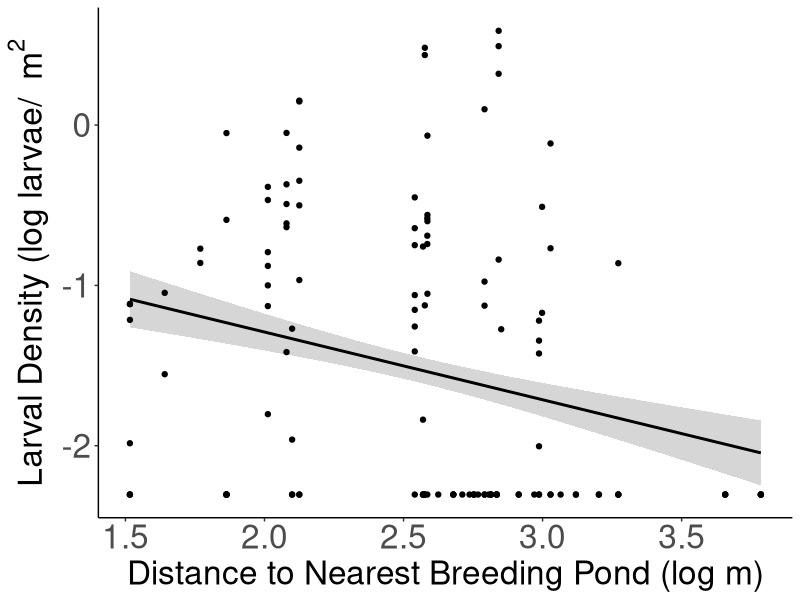
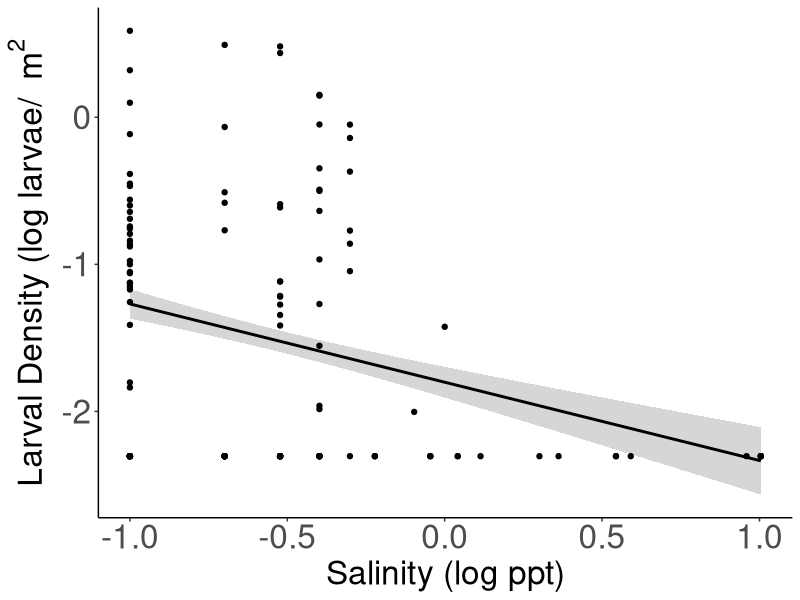
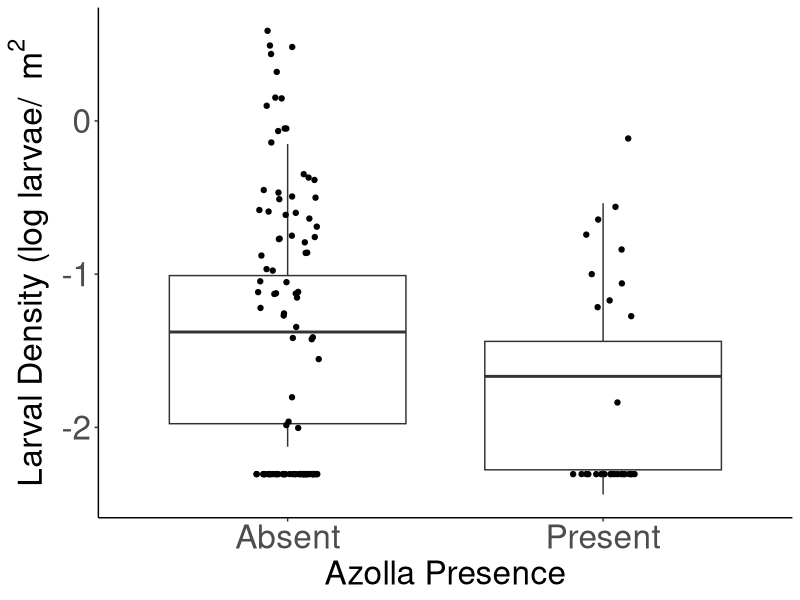
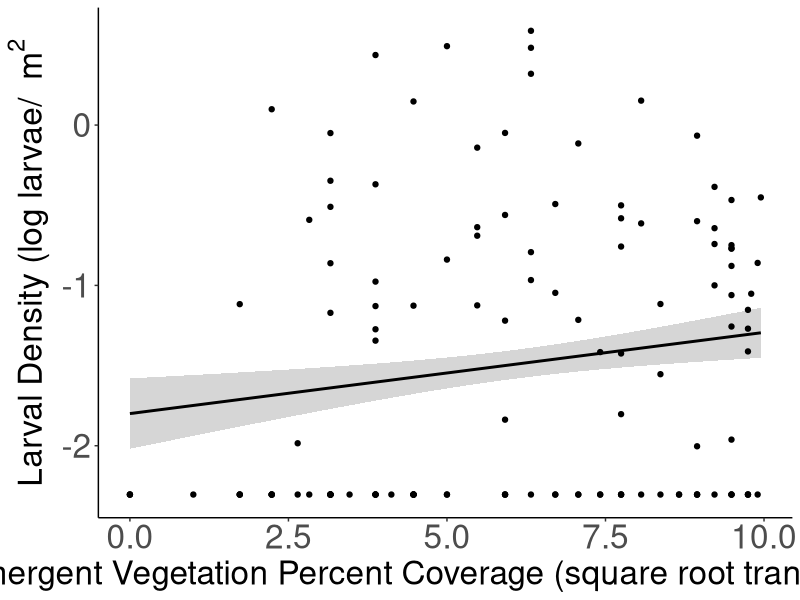
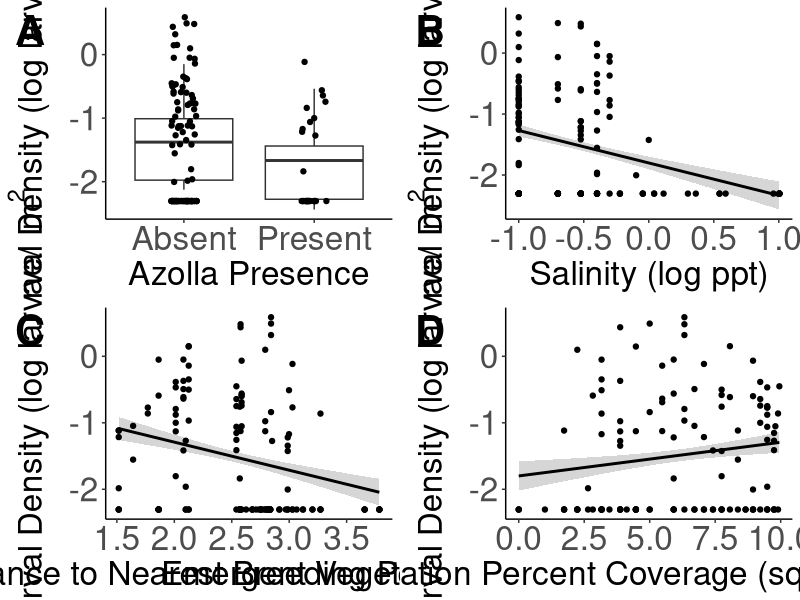
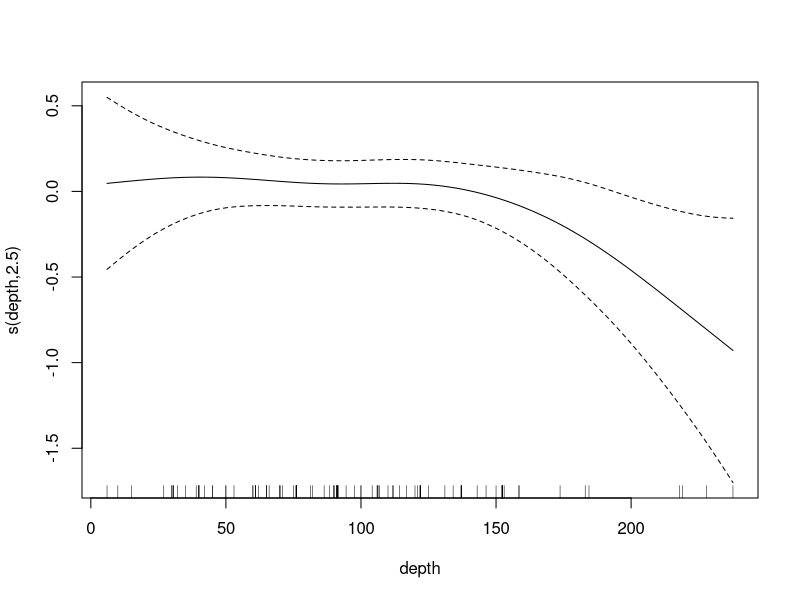
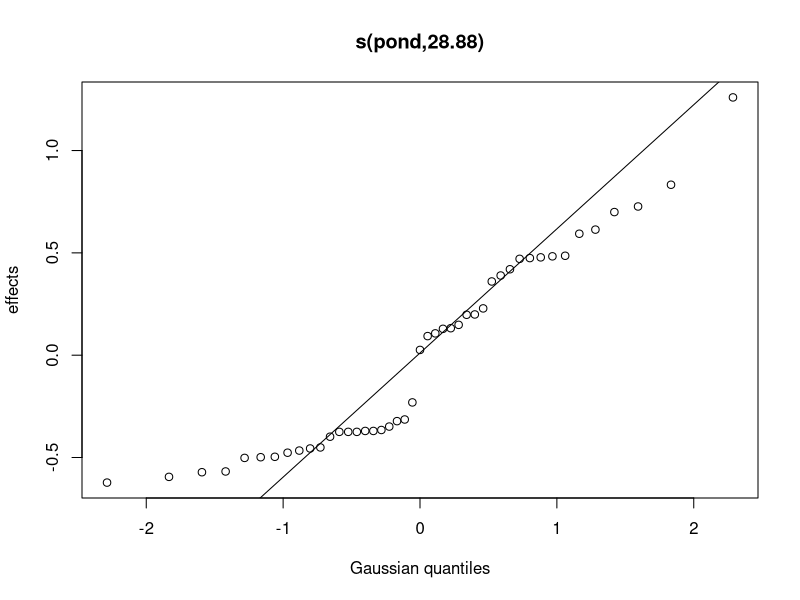
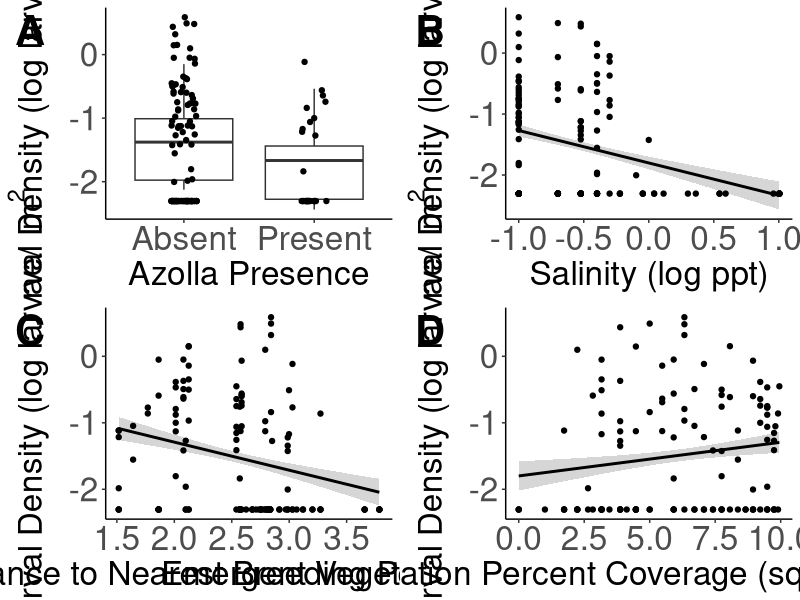

Write the R code that produced these figures, in order.
#Univariate Fits of model data

#Load Packages
library(lme4)
library(lmerTest)
library(tidyverse)
library(broom.mixed)
library(cowplot)


################################################################################
# Read Data 
################################################################################
data <- read_csv("Data/univariate_data.csv") |>
  mutate(azolla = as.factor(azolla),
         vert_pred = as.factor(vert_pred),
         pond = as.factor(pond))


################################################################################
# Run univariate models
################################################################################

# Linear fit function generation -----------------------------------------------
uni_model <- function(predictor, data) {
  as.numeric(predictor)
  model <- lmerTest::lmer(log_larv_dens ~ predictor + (1|pond), data = data, na.action = na.exclude, REML = T)
  print(summary(model))
  anova(model)
}

# Run Models -------------------------------------------------------------------

# Azolla (p = 0.011)**
uni_model(data$azolla, data)

# Depth  (p = 0.141)
uni_model(data$depth, dat = data)

# Distance to nearest breeding pond (p = 0.02)**
uni_model(data$log_dist_to_breed, dat = data)

# Emergent vegetation (p = 0.031) **
uni_model(data$sqr_emergent_veg, dat = data)

# Medium Prey (p = 0.065)
uni_model(data$log_med_prey, dat = data)

# Large Prey (p = 0.694)
uni_model(data$log_large_prey, dat = data)

# Invert Pred (p = 0.712)
uni_model(data$log_invert_pred, dat = data)

# Plankton (p = 0.459)
uni_model(data$log_plankton, dat = data)

# Water Temp (p = 0.988)
uni_model(data$log_water_temp, dat = data)

# DO (p = 0.093)
uni_model(data$log_DO, dat = data)

# Nitrates (p = 0.45)
uni_model(data$log_nitrates, dat = data)

# pH (p = 0.642)
uni_model(data$log_pH, dat = data)

# Salinity (p = 0.013)*
uni_model(data$log_salinity, dat = data)

# Turbidity (p = 0.906)
uni_model(data$log_turbidity, dat = data)

# Chlorophyll (p = 0.693)
uni_model(data$sqrt_chlorophyll, dat = data)

#Suitable 598 (p = 0.110)
uni_model(data$suitable_598, dat = data)


#Suitable 598 split (p = 0.136)
uni_model(data$suitable_598_split, dat = data)

################################################################################




################################################################################
# Quadratic Models
################################################################################

# Quadratic Model function generation ------------------------------------------
quad_model <- function(predictor, data) {
  model <- lmer(log_larv_dens ~ poly(predictor,2) + (1|pond), data = data, na.action = na.exclude)
  summary(model)
}


# Depth
dat <- data |>
  dplyr::select(depth, log_larv_dens, pond) |>
  drop_na()

quad_model(dat$depth, dat)


# Distance to nearest breeding pond
dat <- data |>
  dplyr::select(log_dist_to_breed, log_larv_dens, pond) |>
  drop_na()

quad_model(dat$log_dist_to_breed, dat)


# Emergent vegetation
dat <- data |>
  dplyr::select(sqr_emergent_veg, log_larv_dens, pond) |>
  drop_na()

quad_model(dat$sqr_emergent_veg, dat)


# Medium Prey
dat <- data |>
  dplyr::select(log_med_prey, log_larv_dens, pond) |>
  drop_na()

quad_model(dat$log_med_prey, dat)


# Large Prey
dat <- data |>
  dplyr::select(log_large_prey, log_larv_dens, pond) |>
  drop_na()

quad_model(dat$log_large_prey, dat)


# Invert Pred
dat <- data |>
  dplyr::select(log_invert_pred, log_larv_dens, pond) |>
  drop_na()

quad_model(dat$log_invert_pred, dat)


# Plankton
dat <- data |>
  dplyr::select(log_plankton, log_larv_dens, pond) |>
  drop_na()

quad_model(dat$log_plankton, dat)


# Water Temp
dat <- data |>
  dplyr::select(log_water_temp, log_larv_dens, pond) |>
  drop_na()

quad_model(dat$log_water_temp, dat)


# DO
dat <- data |>
  dplyr::select(log_DO, log_larv_dens, pond) |>
  drop_na()

quad_model(dat$log_DO, dat)


# Nitrates
dat <- data |>
  dplyr::select(log_nitrates, log_larv_dens, pond) |>
  drop_na()

quad_model(dat$log_nitrates, dat)


# pH
dat <- data |>
  dplyr::select(log_pH, log_larv_dens, pond) |>
  drop_na()

quad_model(dat$log_pH, dat)


# Salinity
dat <- data |>
  dplyr::select(log_salinity, log_larv_dens, pond) |>
  drop_na()

quad_model(dat$log_salinity, dat)


# Turbidity
dat <- data |>
  dplyr::select(log_turbidity, log_larv_dens, pond) |>
  drop_na()

quad_model(dat$log_turbidity, dat)


# Chlorophyll
dat <- data |>
  dplyr::select(sqrt_chlorophyll, log_larv_dens, pond) |>
  drop_na()

quad_model(dat$sqrt_chlorophyll, dat)




################################################################################
# Visualizing the four significant bivariate fits 
################################################################################

## Distance Model --------------------------------------------------------------
distance_model <- lmer(log_larv_dens ~ log_dist_to_breed +  (1|pond), data = data)
summary(distance_model)

tidy_distance <- augment(distance_model)

### This plots the actual datapoints but fits a line to the predicted effects
distance_plot <- ggplot(data = tidy_distance,
       mapping = aes(x = log_dist_to_breed,
                     y = .fitted))+
  geom_smooth(method = "lm", level = 0.95, color = "black")+
  geom_point(mapping = aes(x = log_dist_to_breed,
                           y = log_larv_dens)) +
  labs(x = "Distance to Nearest Breeding Pond (log m)",
       y = "Larval Density (log larvae/ " ~m^2) +
  theme_classic() +
  theme(axis.title = element_text(size = 24),
        axis.text = element_text(size = 24),
        title = element_text(size = 20))

distance_plot

##Salinity Model ---------------------------------------------------------------
salinity_model <- lmer(log_larv_dens ~ log_salinity +  (1|pond), data = data)
summary(salinity_model)
tidy_salinity <- augment(salinity_model)

### This plots the actual datapoints but fits a line to the predicted response
salinity_plot <- ggplot(data = tidy_salinity,
       mapping = aes(x = log_salinity,
                     y = .fitted))+
  geom_smooth(method = "lm", level = 0.95, color = "black")+
  geom_point(mapping = aes(x = log_salinity,
                           y = log_larv_dens)) +
  labs(x = "Salinity (log ppt)",
       y = "Larval Density (log larvae/ " ~m^2) +
  theme_classic() +
  theme(axis.title = element_text(size = 24),
        axis.text = element_text(size = 24),
        title = element_text(size = 20))

salinity_plot


## Azolla model ----------------------------------------------------------------
levels(data$azolla) <- c('Absent', 'Present')
azolla_model <- lmer(log_larv_dens ~ azolla +  (1|pond), data = data, na.action = na.exclude)
summary(azolla_model)

tidy_azolla <- augment(azolla_model)

## Boxplot of azolla model predictions. Still uses fits rather than fixed.
## Note, right now the points being displayed are predictions rather than the actual values
azolla_plot <- ggplot(data = tidy_azolla, aes(x = azolla, y = .fitted)) + 
  geom_boxplot() +
  geom_jitter(mapping = aes(x = azolla, y = log_larv_dens), width = 0.1) +
  theme_classic()+
  labs(x = "Azolla Presence",
       y = "Larval Density (log larvae/ " ~m^2) +
  theme(axis.title = element_text(size = 24),
        axis.text = element_text(size = 24),
        title = element_text(size = 20))

azolla_plot

##Vegetation Model ---------------------------------------------------------------
veg_model <- lmer(log_larv_dens ~ sqr_emergent_veg +  (1|pond), data = data, na.action = na.exclude)
summary(salinity_model)
tidy_veg <- augment(veg_model)

### This plots the actual datapoints but fits a line to the predicted response
veg_plot <- ggplot(data = tidy_veg,
       mapping = aes(x = sqr_emergent_veg,
                     y = .fitted))+
  geom_smooth(method = "lm", level = 0.95, color = "black")+
  geom_point(mapping = aes(x = sqr_emergent_veg,
                           y = log_larv_dens)) +
  labs(x = "Emergent Vegetation Percent Coverage (square root transformed)",
       y = "Larval Density (log larvae/ " ~m^2) +
  theme_classic() +
  theme(axis.title = element_text(size = 24),
        axis.text = element_text(size = 24),
        title = element_text(size = 20))
 
veg_plot



multiPlot <- cowplot::plot_grid(azolla_plot, salinity_plot, distance_plot, veg_plot,
                                nrow = 2,
                                labels = c("A", "B", "C", "D"),
                                label_size = 30)
multiPlot
ggsave("Figures/univariate_fits.png", multiPlot, width = 25, height = 15)




library(mgcv)
depth_gam <- gam(log_larv_dens ~ s(depth) + s(pond, bs = 're'), data = data, method = "REML")
summary(depth_gam)
plot(depth_gam)
